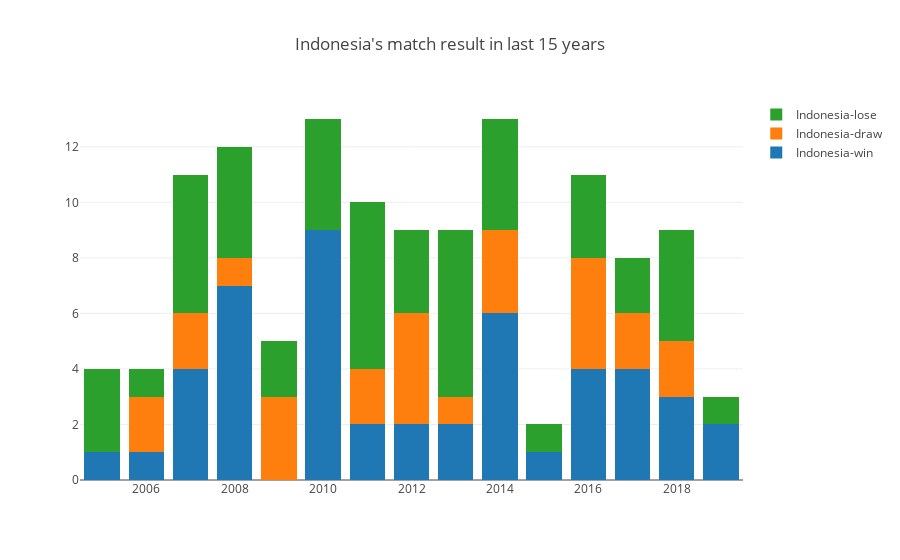

Notebook code for this chart:
### Code cell
indonesiaWin = indonesiaYear.agg({'win' : 'sum', 'draw' : 'sum', 'lose' : 'sum'})
a = 15
# plotMatch = go.Scatter(x = indonesiaYear.count().index, y = indonesiaYear.count()['win'], mode = 'lines+markers', name = 'Indonesia-match')

plotWin = go.Bar(x = indonesiaWin.tail(a).index, y = indonesiaWin['win'].tail(a),  name = 'Indonesia-win')

plotDraw = go.Bar(x = indonesiaWin.tail(a).index, y = indonesiaWin['draw'].tail(a), name = 'Indonesia-draw')

plotLose = go.Bar(x = indonesiaWin.tail(a).index, y = indonesiaWin['lose'].tail(a), name = 'Indonesia-lose')


data = [plotWin, plotDraw, plotLose]
layout = go.Layout(title = 'Indonesia\'s match result in last {} years'.format(a), barmode = 'stack')
fig = go.Figure(data = data, layout = layout)
fig.show()

### Figure 1 — Plotly figure (JSON) as saved in the notebook; plotly's stock layout.template omitted (floating-point values rounded to 4 significant figures)
{"data": [{"name": "Indonesia-win", "type": "bar", "uid": "6241a9df-5bb0-4d6b-9041-19c20a2a42a6", "x": [2005, 2006, 2007, 2008, 2009, 2010, 2011, 2012, 2013, 2014, 2015, 2016, 2017, 2018, 2019], "y": [1, 1, 4, 7, 0, 9, 2, 2, 2, 6, 1, 4, 4, 3, 2]}, {"name": "Indonesia-draw", "type": "bar", "uid": "5b8de3ba-3a19-49cc-81ca-c8e0a3b51368", "x": [2005, 2006, 2007, 2008, 2009, 2010, 2011, 2012, 2013, 2014, 2015, 2016, 2017, 2018, 2019], "y": [0, 2, 2, 1, 3, 0, 2, 4, 1, 3, 0, 4, 2, 2, 0]}, {"name": "Indonesia-lose", "type": "bar", "uid": "bb4fda68-e889-4dba-a506-a70518889e83", "x": [2005, 2006, 2007, 2008, 2009, 2010, 2011, 2012, 2013, 2014, 2015, 2016, 2017, 2018, 2019], "y": [3, 1, 5, 4, 2, 4, 6, 3, 6, 4, 1, 3, 2, 4, 1]}], "layout": {"barmode": "stack", "title": {"text": "Indonesia's match result in last 15 years"}}}
